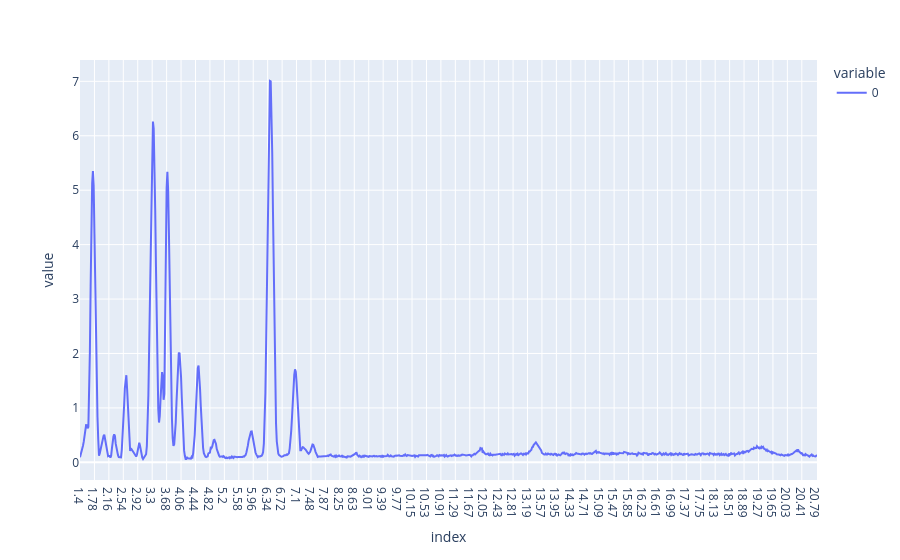

Notebook code for this chart:
### Code cell
from modeling import pls_optimized

plsda_results = pls_optimized(
    Xcalclass_prep, 
    ycalclass,
    LVmax=3,
    Xpred=Xpredclass_prep,
    ypred=ypredclass,
    aim='classification',
    cv=10
)

# Convenience references used later
pls_model = plsda_results[3]               # fitted PLS model
vip_scores_mat = plsda_results[4]          # VIP scores matrix (features × LV)
y_pred_cont = plsda_results[5].iloc[:, -1] # continuous predictions for Xcalclass (used for MI/Cov)

# plotando o vip scores rapidamente
vip_scores_mat.T.plot()

### Figure 1 — Plotly figure (JSON) as saved in the notebook; plotly's stock layout.template omitted (floating-point values rounded to 4 significant figures; data arrays with more than 128 entries replaced by an {"elided": "..."} marker saying what was removed)
{"data": [{"hovertemplate": "variable=0<br>index=%{x}<br>value=%{y}<extra></extra>", "legendgroup": "0", "line": {"color": "#636efa", "dash": "solid"}, "marker": {"symbol": "circle"}, "mode": "lines", "name": "0", "orientation": "v", "showlegend": true, "type": "scatter", "x": {"elided": "971 str values"}, "xaxis": "x", "y": {"elided": "971 float values"}, "yaxis": "y"}], "layout": {"legend": {"title": {"text": "variable"}, "tracegroupgap": 0}, "margin": {"t": 60}, "xaxis": {"anchor": "y", "domain": [0, 1], "title": {"text": "index"}}, "yaxis": {"anchor": "x", "domain": [0, 1], "title": {"text": "value"}}}}
